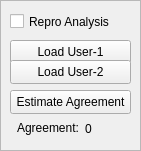
   <widget class="QFrame" name="frame_3">
    <property name="geometry">
     <rect>
      <x>1050</x>
      <y>370</y>
      <width>141</width>
      <height>151</height>
     </rect>
    </property>
    <property name="frameShape">
     <enum>QFrame::StyledPanel</enum>
    </property>
    <property name="frameShadow">
     <enum>QFrame::Raised</enum>
    </property>
    <widget class="QCheckBox" name="checkBox_RA">
     <property name="geometry">
      <rect>
       <x>10</x>
       <y>10</y>
       <width>121</width>
       <height>23</height>
      </rect>
     </property>
     <property name="text">
      <string>Repro Analysis</string>
     </property>
    </widget>
    <widget class="QPushButton" name="pushButton_LU1">
     <property name="geometry">
      <rect>
       <x>10</x>
       <y>40</y>
       <width>121</width>
       <height>24</height>
      </rect>
     </property>
     <property name="text">
      <string>Load User-1</string>
     </property>
    </widget>
    <widget class="QPushButton" name="pushButton_LU2">
     <property name="geometry">
      <rect>
       <x>10</x>
       <y>60</y>
       <width>121</width>
       <height>24</height>
      </rect>
     </property>
     <property name="text">
      <string>Load User-2</string>
     </property>
    </widget>
    <widget class="QPushButton" name="pushButton_EstAgr">
     <property name="geometry">
      <rect>
       <x>10</x>
       <y>90</y>
       <width>121</width>
       <height>24</height>
      </rect>
     </property>
     <property name="text">
      <string>Estimate Agreement</string>
     </property>
    </widget>
    <widget class="QLabel" name="label_23">
     <property name="geometry">
      <rect>
       <x>17</x>
       <y>120</y>
       <width>71</width>
       <height>16</height>
      </rect>
     </property>
     <property name="text">
      <string>Agreement:</string>
     </property>
    </widget>
    <widget class="QLabel" name="label_Agr">
     <property name="geometry">
      <rect>
       <x>85</x>
       <y>121</y>
       <width>52</width>
       <height>15</height>
      </rect>
     </property>
     <property name="text">
      <string>0</string>
     </property>
    </widget>
   </widget>
